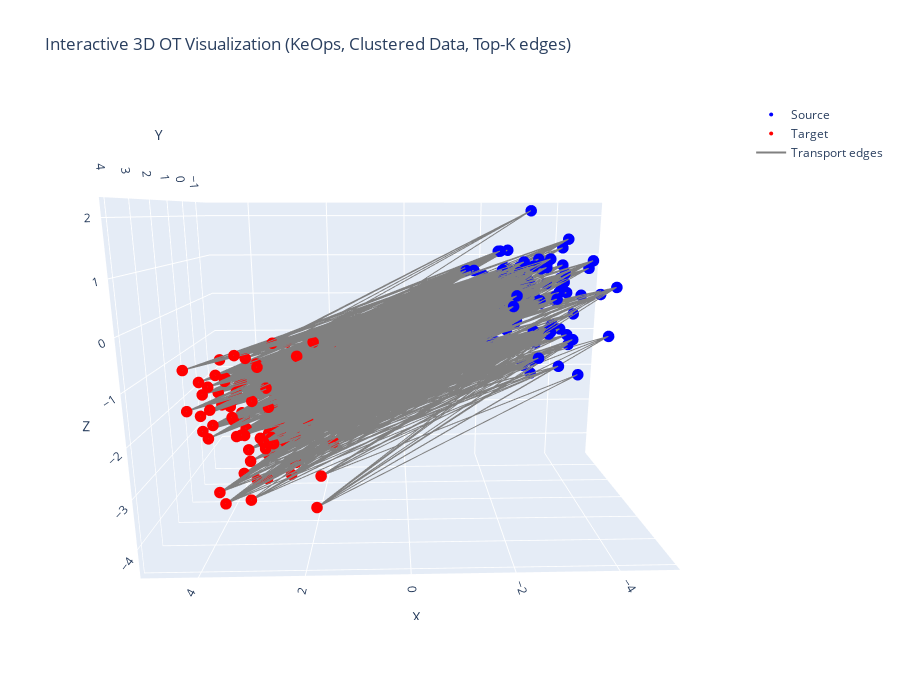

The notebook cell saved with this chart:
### Code cell
import plotly.graph_objects as go

fig = go.Figure()

# Source points (blue)
fig.add_trace(go.Scatter3d(
    x=x_np[:, 0], y=x_np[:, 1], z=x_np[:, 2],
    mode='markers',
    marker=dict(size=4, color='blue'),
    name='Source'
))

# Target points (red)
fig.add_trace(go.Scatter3d(
    x=y_np[:, 0], y=y_np[:, 1], z=y_np[:, 2],
    mode='markers',
    marker=dict(size=4, color='red'),
    name='Target'
))

# Draw line segments for top-K edges
edge_x = []
edge_y = []
edge_z = []

for i, j in zip(i_inds, j_inds):
    edge_x += [x_np[i, 0], y_np[j, 0], None]
    edge_y += [x_np[i, 1], y_np[j, 1], None]
    edge_z += [x_np[i, 2], y_np[j, 2], None]

fig.add_trace(go.Scatter3d(
    x=edge_x,
    y=edge_y,
    z=edge_z,
    mode='lines',
    line=dict(color='gray', width=2),
    name='Transport edges'
))

fig.update_layout(
    title="Interactive 3D OT Visualization (KeOps, Clustered Data, Top-K edges)",
    scene=dict(
        xaxis_title="X",
        yaxis_title="Y",
        zaxis_title="Z"
    ),
    width=900,
    height=700
)

fig.show()
